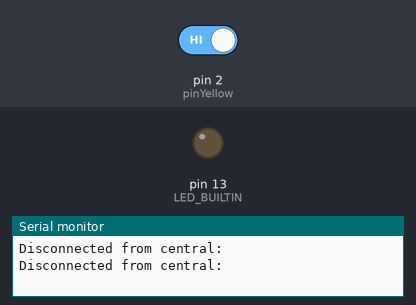
A sketch run on a simulated Arduino Nano, built with avr-gcc and run on an emulated ATmega328P. Parts: output pins drawn as LEDs (lit = HIGH), the last lines printed to the serial monitor. The test bench sets the inputs (shaded band); at power-on: pin 2 (pinYellow) HIGH. Nothing arrives over Bluetooth unless stated; a phone connects over Bluetooth LE 3 s after start.

Above: at 0.1 s.
At 4.2 s:
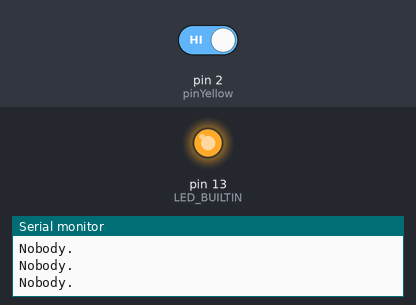
4.3 s: pin 2 (pinYellow) driven LOW
Timing chart, 0 to 7.3 s (numbered marks = the images above; inputs shaded):
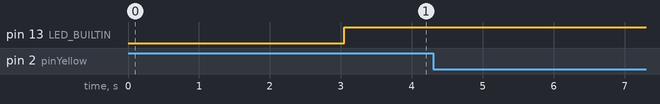

The sketch:

BLE_Sensor_Presence_Detector.ino
```cpp
//From https://rootsaid.com/arduino-ble-example/
//For Arduino Nano SENSE 33

#include <ArduinoBLE.h>


//_____________________________________________________
// IR Grove

// Black - GND
// Red - 3.3V
// White - x
// Yellow - D2
int pinYellow = 2;


//On déclare une instnace d'un nouveau service BLE -> ici la batterie
//On lui donne 2 permissions : BLERead and BLENotify
BLEService presenceService("8638cf0d-be1e-4684-9465-f5c9bda4f6d4");//UUID of Service -> Universally Unique ID
//https://ladvien.com/arduino-nano-33-bluetooth-low-energy-setup/
//UUID Generator -> https://www.guidgenerator.com/online-guid-generator.aspx
//There are several different ways to initialize a characteristic


BLEBoolCharacteristic presenceBool("174f6e16-2005-4e8e-a558-7f12406edb79", BLERead | BLENotify);
//BLEDescriptor presenceDescrip("722761c6-11c2-4acf-b835-8e7dc3c05b543","Presence");

//BLERead – allows remote devices to read the characteristic value
//BLEWrite – allows remote devices to write, while expecting an acknowledgement the write was successful
//BLENotify – allows a remote device to be notified anytime the characteristic’s value is update


//Here it will initialize the Serial Communication and BLE and wait for serial monitor to open.
void setup() {
Serial.begin(9600);

//Grove
pinMode(pinYellow,INPUT);

while (!Serial);

pinMode(LED_BUILTIN, OUTPUT);
if (!BLE.begin())
{
Serial.println("starting BLE failed!");
while (1);
}


//Set a local name for the BLE device.
//This name will appear in advertising packets and can be used by remote devices to identify this BLE device.
BLE.setLocalName("Presence_Grove_IR");
BLE.setAdvertisedService(presenceService);
//presenceBool.addDescriptor(presenceDescrip);
presenceService.addCharacteristic(presenceBool);
BLE.addService(presenceService);


//Here we will add and set the value for the Service UUID and the Characteristic.
BLE.advertise();
Serial.println("Bluetooth device active, waiting for connections...");
}

void loop()
{

//And here, we will Start advertising BLE.  It will start continuously transmitting BLE advertising packets
//and will be visible to remote BLE central devices until it receives a new connection.
BLEDevice central = BLE.central();

if (central)
{
Serial.print("Connected to central: ");
Serial.println(central.address());
digitalWrite(LED_BUILTIN, HIGH);

//And here, the loop function.
//Once everything is setup and have started advertising,
//the device will wait for any central device. Once it is connected,
//it will display the MAC address of the device and it will turn on the builtin LED.
while (central.connected()) {

//Now, it will start to read analog voltage from A0, which will be a value in between 0 and 1023
      bool presence_send = presence();
      presenceBool.writeValue(presence_send);
      delay(200);
}
}

//Once it is disconnected, a message will be shown on the central device and LED will be turned off.
digitalWrite(LED_BUILTIN, LOW);
Serial.print("Disconnected from central: ");
Serial.println(central.address());
}


bool presence() {
  bool presence = false;
  if(digitalRead(pinYellow)==LOW)  {
            Serial.println("Somebody is here.");
            presence = true;
        }
        else  {
            Serial.println("Nobody.");
        }

        return presence;
}
```
